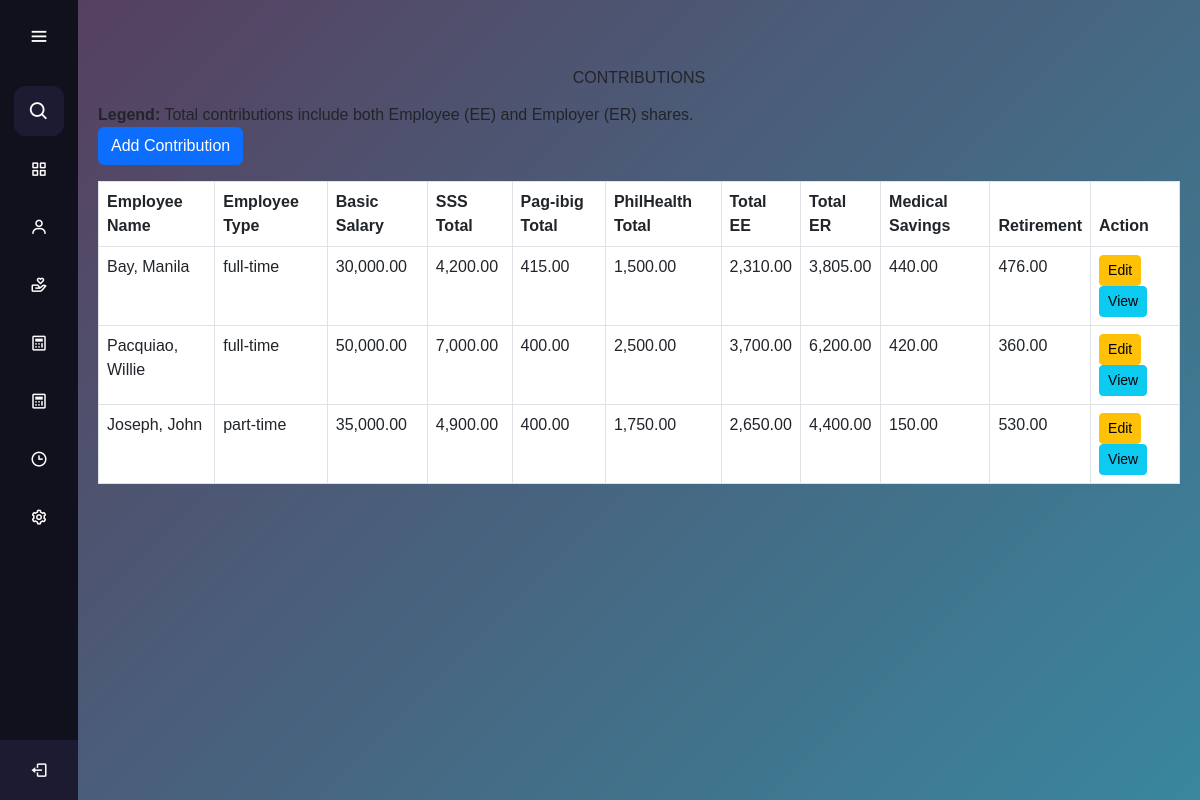
The page /manage_contributions.php on the database as committed earlier.
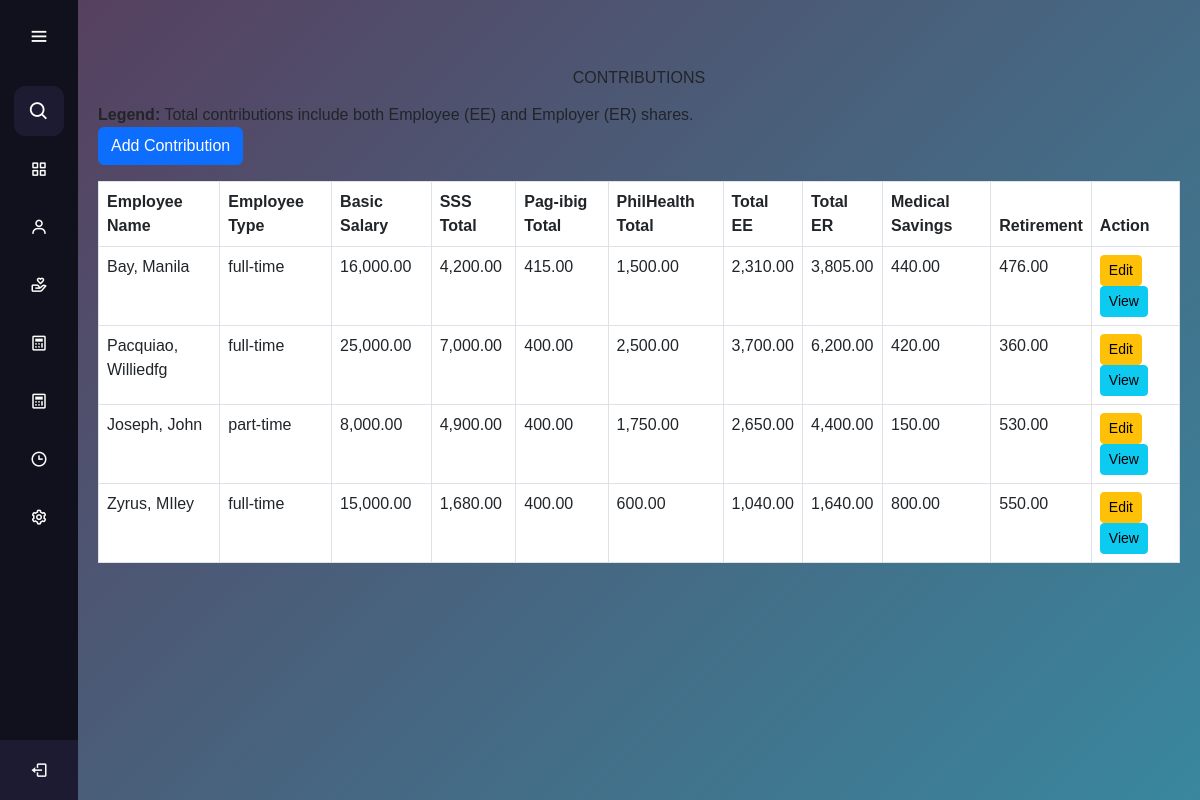
The same page on the database as committed later.
### tables this page shows
CREATE TABLE `contributions` (
  `contributions_id` int(11) NOT NULL,
  `employee_id` int(11) NOT NULL,
  `sss_ee` decimal(11,0) NOT NULL,
  `pag_ibig_ee` decimal(11,0) NOT NULL,
  `philhealth_ee` decimal(11,0) NOT NULL,
  `sss_er` decimal(11,0) NOT NULL,
  `pag_ibig_er` decimal(11,0) NOT NULL,
  `philhealth_er` decimal(11,0) NOT NULL,
  `medical_savings` decimal(10,0) NOT NULL,
  `retirement` decimal(10,0) NOT NULL
);

CREATE TABLE `employees` (
  `employee_id` int(11) NOT NULL,
  `first_name` varchar(255) NOT NULL,
  `last_name` varchar(255) NOT NULL,
  `employee_type` enum('full-time','part-time') NOT NULL,
  `classification` varchar(255) NOT NULL,
  `basic_salary` decimal(10,2) NOT NULL,
  `honorarium` decimal(10,2) DEFAULT 0.00,
  `overload_rate` decimal(10,0) NOT NULL,
  `watch_reward` decimal(10,0) NOT NULL,
  `absent_lateRate` decimal(10,0) NOT NULL,
  `created_at` timestamp NOT NULL DEFAULT current_timestamp()
);

### manage_contributions.php (the view, shortened to what this page needs)
<?php
require 'database_connection.php';
$sql = "SELECT
            c.contributions_id,
            e.employee_id,
            CONCAT(e.last_name, ', ', e.first_name) AS Name,
            e.employee_type AS Type,
            e.basic_salary AS Basic,
            c.sss_ee, c.pag_ibig_ee, c.philhealth_ee,
            c.sss_er, c.pag_ibig_er, c.philhealth_er,
            c.medical_savings, c.retirement
        FROM contributions c
        JOIN employees e ON c.employee_id = e.employee_id";
$result = $conn->query($sql);
?>
<!DOCTYPE html>
<html lang="en">
<head>
    <script src="https://cdn.tailwindcss.com"></script>
        <link href="https://cdn.jsdelivr.net/npm/bootstrap@5.3.0/dist/css/bootstrap.min.css" rel="stylesheet">
</head>
<body>
    <?php include 'aside.php'; ?>
    <main>
    <div class="container mt-5 mb-3 text-center">
        <h1>CONTRIBUTIONS</h1>
    </div>
    <p><strong>Legend:</strong> Total contributions include both Employee (EE) and Employer (ER) shares.</p>
    <a href="manage_contributions_add.php" class="btn btn-primary mb-3">Add Contribution</a>
    <div id="contributions-table">
        <table class="table table-bordered">
            <thead>
                <tr>
                    <th>Employee Name</th>
                    <th>Employee Type</th>
                    <th>Basic Salary</th>
                    <th>SSS Total</th>
                    <th>Pag-ibig Total</th>
                    <th>PhilHealth Total</th>
                    <th>Total EE</th>
                    <th>Total ER</th>
                    <th>Medical Savings</th>
                    <th>Retirement</th>
                    <th>Action</th>
                </tr>
            </thead>
            <tbody>
                <?php
                if ($result->num_rows > 0) {
                    while ($row = $result->fetch_assoc()) {
                        $sss_total = $row['sss_ee'] + $row['sss_er'];
                        $pagibig_total = $row['pag_ibig_ee'] + $row['pag_ibig_er'];
                        $philhealth_total = $row['philhealth_ee'] + $row['philhealth_er'];
                        $total_ee = $row['sss_ee'] + $row['pag_ibig_ee'] + $row['philhealth_ee'];
                        $total_er = $row['sss_er'] + $row['pag_ibig_er'] + $row['philhealth_er'];
                        $medical_savings = $row['medical_savings'];
                        $retirement = $row['retirement'];
                        echo "<tr>
                    <td>{$row['Name']}</td>
                    <td>{$row['Type']}</td>
                    <td>" . number_format($row['Basic'], 2) . "</td>
                    <td>" . number_format($sss_total, 2) . "</td>
                    <td>" . number_format($pagibig_total, 2) . "</td>
                    <td>" . number_format($philhealth_total, 2) . "</td>
                    <td>" . number_format($total_ee, 2) . "</td>
                    <td>" . number_format($total_er, 2) . "</td>
                    <td>" . number_format($medical_savings, 2) . "</td>
                    <td>" . number_format($retirement, 2) . "</td>
                    <td>
                        <a href='manage_contributions_edit.php?id={$row['contributions_id']}' class='btn btn-warning btn-sm'>Edit</a>
                        <button class='btn btn-info btn-sm' data-bs-toggle='modal' data-bs-target='#viewModal'
                            onclick='loadModal({$row['contributions_id']})'>View</button>
                    </td>
                </tr>";
                    }
                } else {
                    echo "<tr><td colspan='11'>No data found</td></tr>";
                }
                ?>
            </tbody>
        </table>
    </div>
    </main>
</body>
</html>

Rows that differ between the two databases and show on the page:
changed through a linked row, contributions (number 1 of 4 on the later page): employee.basic_salary "30,000.00" → "16,000.00"
changed through a linked row, contributions (number 2 of 4 on the later page): Name "Pacquiao, Willie" → "Pacquiao, Williedfg"; employee.basic_salary "50,000.00" → "25,000.00"
changed through a linked row, contributions "part-time": employee.basic_salary "35,000.00" → "8,000.00"
added contributions: Name "Zyrus, MIley", employee.employee_type "full-time", employee.basic_salary "15,000.00", sss_total "1,680.00", pagibig_total "400.00", philhealth_total "600.00", total_ee "1,040.00", total_er "1,640.00", medical_savings "800.00", retirement "550.00"
